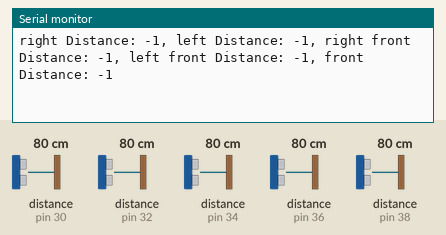
Recording of a sketch running on a simulated Arduino Mega 2560, built with avr-gcc and run on an emulated ATmega2560. Parts: the last lines printed to the serial monitor. Wiring (inferred from the names in the program): 5 × ultrasonic range finder: trigger pin 29, echo pin 30 / trigger pin 31, echo pin 32 / trigger pin 33, echo pin 34 / trigger pin 35, echo pin 36 / trigger pin 37, echo pin 38. The inputs (shaded band) are chosen by the test bench; at power-on: distance to the obstacle (sensors on pin 34, pin 30, pin 32, pin 36, pin 38) 80 cm. The echo pulse lasts 58.3 µs per cm.

Above: at 1.2 s.
1.3 s: distance to the obstacle (sensor on pin 34) set to 35 cm
At 1.34 s:
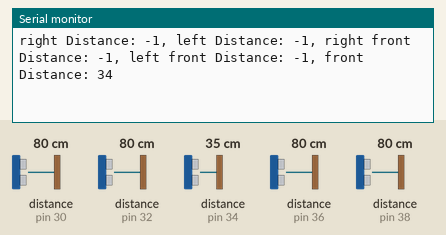
4.3 s: distance to the obstacle (sensor on pin 34) set to 2 cm
At 4.31 s:
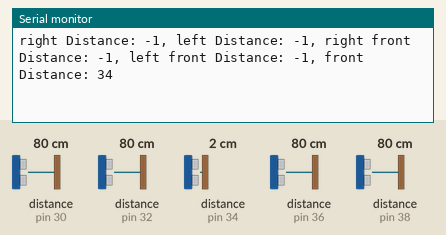
7.3 s: distance to the obstacle (sensor on pin 34) set to 9 cm
At 8.2 s:
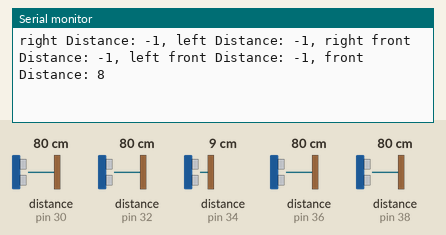
10.3 s: distance to the obstacle (sensor on pin 30) set to 2 cm
At 11.3 s:
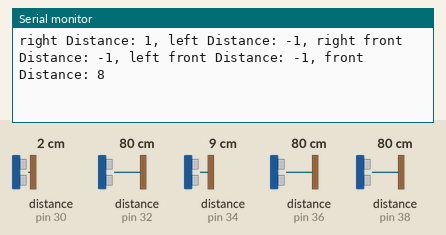
11.8 s: distance to the obstacle (sensor on pin 32) set to 18 cm
At 12.3 s:
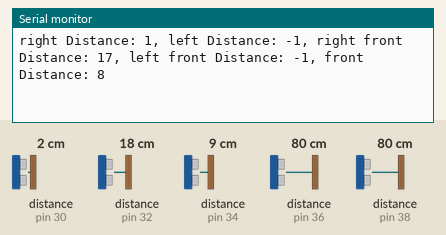
14.8 s: distance to the obstacle (sensor on pin 36) set to 2 cm
At 15.3 s:
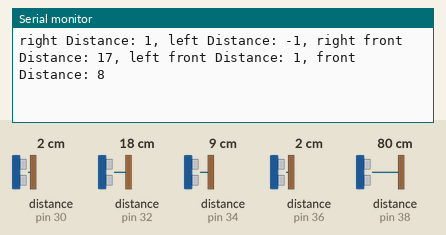
Timing chart, 0 to 17.8 s (numbered marks = the images above; inputs shaded):
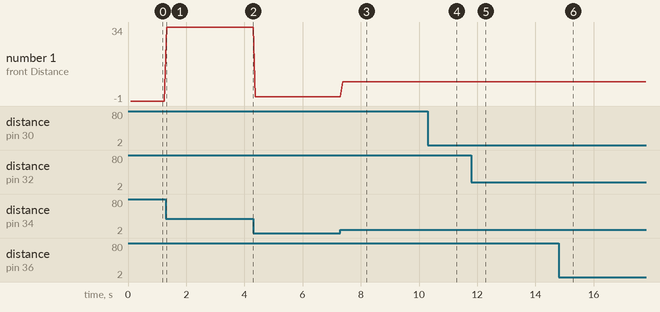

The sketch:

ultraSonicSensorCode.ino
```cpp
// ---------------------------------------------------------------- //
// Arduino Ultrasoninc Sensor HC-SR04
// Re-writed by Arbi Abdul Jabbaar
// Using Arduino IDE 1.8.7
// Using HC-SR04 Module
// Tested on 17 September 2019
// ---------------------------------------------------------------- //
/*
#define echoPin1 33 // attach pin D2 Arduino to pin Echo of HC-SR04
#define trigPin1 34 //attach pin D3 Arduino to pin Trig of HC-SR04
#define echoPin2 32 // attach pin D2 Arduino to pin Echo of HC-SR04
#define trigPin2 31 //attach pin D3 Arduino to pin Trig of HC-SR04

// defines variables
long duration1; // variable for the duration of sound wave travel
int distance1; // variable for the distance measurement
int distance2;
long duration2;

void setup() {
  pinMode(trigPin1, OUTPUT); // Sets the trigPin as an OUTPUT
  pinMode(echoPin1, INPUT); // Sets the echoPin as an INPUT
  pinMode(trigPin2, OUTPUT);
  pinMode(echoPin2, INPUT);
  Serial.begin(9600); // // Serial Communication is starting with 9600 of baudrate speed
  Serial.println("Ultrasonic Sensor HC-SR04 Test"); // print some text in Serial Monitor
  Serial.println("with Arduino UNO R3");
}
void loop() {

  // Clears the trigPin condition
  digitalWrite(trigPin1, LOW);
  delayMicroseconds(2);
  // Sets the trigPin HIGH (ACTIVE) for 10 microseconds
  digitalWrite(trigPin1, HIGH);
  delayMicroseconds(1);
  digitalWrite(trigPin1, LOW);
  // Reads the echoPin, returns the sound wave travel time in microseconds
  duration1 = pulseIn(echoPin1, HIGH);
  // Calculating the distance
  distance1 = duration1 * 0.034 / 2; // Speed of sound wave divided by 2 (go and back)
  // Displays the distance on the Serial Monitor


  // Clears the trigPin condition
  digitalWrite(trigPin2, LOW);
  delayMicroseconds(2);
  // Sets the trigPin HIGH (ACTIVE) for 10 microseconds
  digitalWrite(trigPin2, HIGH);
  delayMicroseconds(10);
  digitalWrite(trigPin2, LOW);
  // Reads the echoPin, returns the sound wave travel time in microseconds
  duration2 = pulseIn(echoPin2, HIGH);
  // Calculating the distance
  distance2 = duration2 * 0.034 / 2; // Speed of sound wave divided by 2 (go and back)
  // Displays the distance on the Serial Monitor

  Serial.print("Distance 1: ");
  Serial.print(distance1);
  Serial.print(" cm   ");

  Serial.print("Distance 2: ");
  Serial.print(distance2);
  Serial.println(" cm");

}
*/

/*
collectData(5);
Serial.Print("Test Distance: ");
Serial.Print(data.l_data);

*/
```

testFunction.ino
```cpp
struct SensorData {
   int fr_data;
   int fl_data;
   int f_data;
   int l_data;
   int r_data;
};
void setup(){
Serial.begin(115200);
/*
On current board
fr (front-right) = TOF1
fl (front-left) = TOF4
f (front) = TOF5
l (left) = TOF3
r (right) = TOF2
*/
#define echoPinF1 32
#define trigPinF1 31
#define echoPinF2 30
#define trigPinF2 29
#define echoPinF3 38
#define trigPinF3 37
#define echoPinF4 36
#define trigPinF4 35
#define echoPinF5 34
#define trigPinF5 33

//sets the trig pins as outputs
pinMode(trigPinF1, OUTPUT);
pinMode(trigPinF2, OUTPUT);
pinMode(trigPinF3, OUTPUT);
pinMode(trigPinF4, OUTPUT);
pinMode(trigPinF5, OUTPUT);
}
int sensorDataFunction(int sizeOfDistances, int epin, int tpin){

long duration1; // variable for the duration of sound wave travel
int distance1; // variable for the distance measurement

 int distance[sizeOfDistances];
  for(int i = 0; i < sizeOfDistances; i++){
  digitalWriteFast(tpin, LOW);
  delayMicroseconds(2);
  // Sets the trigPin HIGH (ACTIVE) for 10 microseconds
  digitalWriteFast(tpin, HIGH);
  delayMicroseconds(1);
  digitalWriteFast(tpin, LOW);
  // Reads the echoPin, returns the sound wave travel time in microseconds
  // Calculating the distance
  distance[i] = pulseIn(epin, HIGH, 3000) * 0.034 / 2; // Speed of sound wave divided by 2 (go and back)
  // Displays the distance on the Serial Monitor
  }
  int average = 0;
  int elements = 0;
  for(int i = 0; i < sizeOfDistances; i++){
    if(distance[i] <= 200 && distance[i] != 0){
      average += distance[i];
      elements++;
    }
  }
  if(elements != 0){
    average = average / elements;
    return average;
  }else{
    return -1;
  }
}

SensorData collectData(int sizeOfDistances){
  SensorData data;
  data.fr_data = sensorDataFunction(sizeOfDistances, echoPinF1, trigPinF1);
  data.r_data = sensorDataFunction(sizeOfDistances, echoPinF2, trigPinF2);
  data.l_data = sensorDataFunction(sizeOfDistances, echoPinF3, trigPinF3);
  data.fl_data = sensorDataFunction(sizeOfDistances, echoPinF4, trigPinF4);
  data.f_data = sensorDataFunction(sizeOfDistances, echoPinF5, trigPinF5);
  return data;
}

void loop(){
SensorData data = collectData(6);
Serial.print("right Distance: ");
Serial.print(data.r_data);
Serial.print(", ");
Serial.print("left Distance: ");
Serial.print(data.l_data);
Serial.print(", ");
Serial.print("right front Distance: ");
Serial.print(data.fr_data);
Serial.print(", ");
Serial.print("left front Distance: ");
Serial.print(data.fl_data);
Serial.print(", ");
Serial.print("front Distance: ");
Serial.println(data.f_data);

}
```

Measured:
- after the input at 1.3 s, the serial monitor: prints a new line at once (image 1)
- after the input at 7.3 s, the serial monitor: prints a new line after 0.08 s (image 3)
- after the input at 10.3 s, the serial monitor: prints a new line after 0.07 s (image 4)
- after the input at 11.8 s, the serial monitor: prints a new line after 0.07 s (image 5)
- after the input at 14.8 s, the serial monitor: prints a new line at once (image 6)
- plotted number 1: -1 → 34 after the input at 1.3 s, 34 → 1 after the input at 4.3 s, 1 → 8 after the input at 7.3 s
